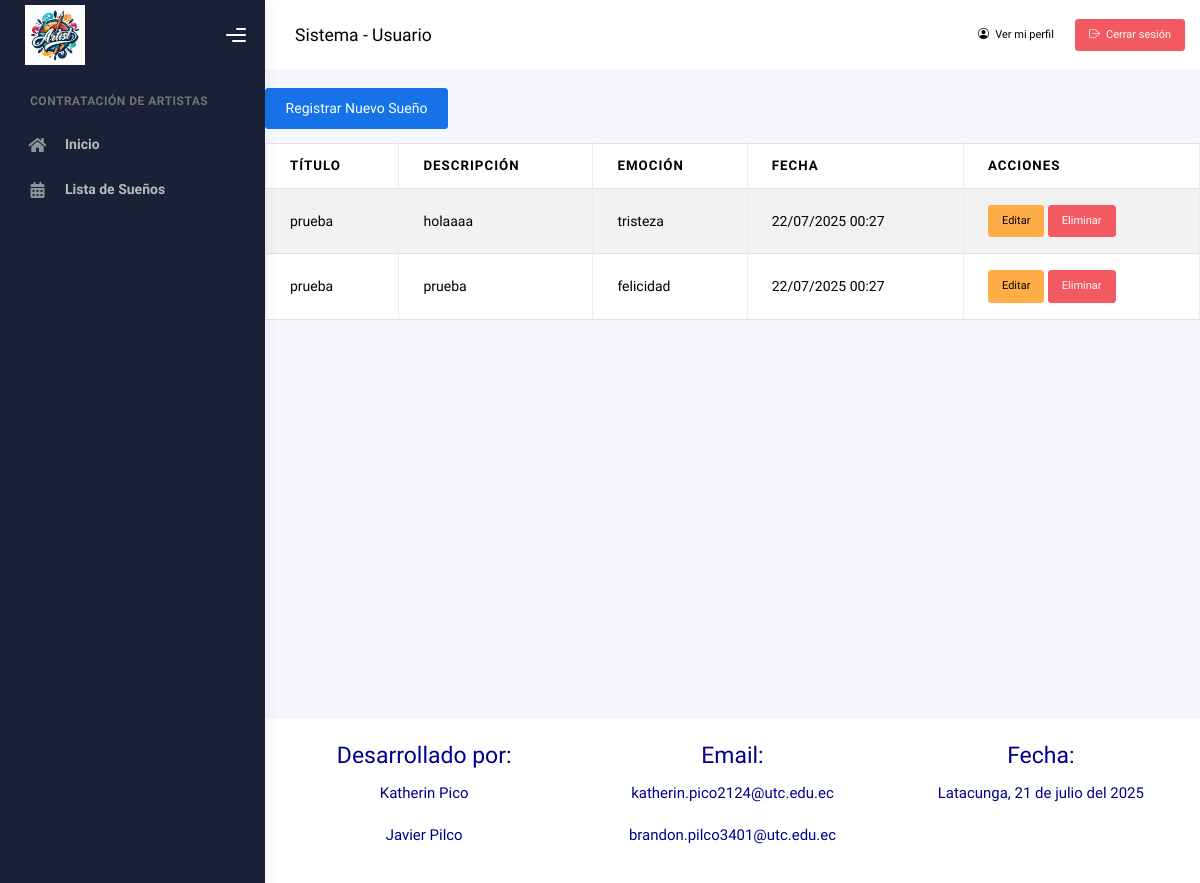
/usuario/suenos/ (signed in), run on the app's committed database.
### Aplicaciones/Sistema/models.py (models this page shows, shortened)
class Sueno(models.Model):
    usuario = models.ForeignKey(Usuario, on_delete=models.CASCADE, limit_choices_to={'rol': 'Usuario'})
    titulo = models.CharField(max_length=100)
    descripcion = models.TextField()
    emocion = models.ForeignKey(Emocion, on_delete=models.SET_NULL, null=True)
    fecha_creacion = models.DateTimeField(auto_now_add=True)
    class Meta:
        ordering = ['-fecha_creacion']

class Emocion(models.Model):
    nombre = models.CharField(max_length=50)
    descripcion = models.TextField(null=True, blank=True)
    valor = models.IntegerField(default=0)
    class Meta:
        ordering = ['nombre']

### Aplicaciones/Sistema/views.py (the view)
# urls.py: path('usuario/suenos/', views.listar_suenos, name='listar_suenos'),
def listar_suenos(request):
    usuario_id = request.session.get('usuario_id')
    if not usuario_id:
        return redirect('login')
    usuario = Usuario.objects.get(id=usuario_id)
    suenos = Sueno.objects.filter(usuario=usuario)
    return render(request, 'usuario/sueno/listarSuenos.html', {'suenos': suenos})

### Aplicaciones/Sistema/templates/usuario/sueno/listarSuenos.html (shortened to what this page needs)
{% extends 'usuario/plantilla.html' %}
{% load static %}
{% block contenido %}
<div class="container mt-5">
    <h2>Mis Sueños</h2>
    <a href="{% url 'nuevo_sueno' %}" class="btn btn-primary mb-3">Registrar Nuevo Sueño</a>
    <table class="table table-bordered table-striped">
        <thead>
            <tr>
                <th>Título</th>
                <th>Descripción</th>
                <th>Emoción</th>
                <th>Fecha</th>
                <th>Acciones</th>
            </tr>
        </thead>
        <tbody>
            {% for sueno in suenos %}
            <tr>
                <td>{{ sueno.titulo }}</td>
                <td>{{ sueno.descripcion }}</td>
                <td>{{ sueno.emocion.nombre }}</td>
                <td>{{ sueno.fecha_creacion|date:"d/m/Y H:i" }}</td>
                <td>
                    <a href="{% url 'editar_sueno' sueno.id %}" class="btn btn-warning btn-sm">Editar</a>
                    <a href="{% url 'eliminar_sueno' sueno.id %}" class="btn btn-danger btn-sm" onclick="return confirm('¿Estás seguro de eliminar este sueño?');">Eliminar</a>
                </td>
            </tr>
            {% empty %}
            <tr><td colspan="5">No has registrado sueños aún.</td></tr>
            {% endfor %}
        </tbody>
    </table>
</div>
{% endblock %}

### data on the page
Sueno: titulo "prueba", descripcion "holaaaa", emocion.nombre "tristeza", fecha_creacion "22/07/2025 00:27"
Sueno: titulo "prueba", descripcion "prueba", emocion.nombre "felicidad", fecha_creacion "22/07/2025 00:27"
